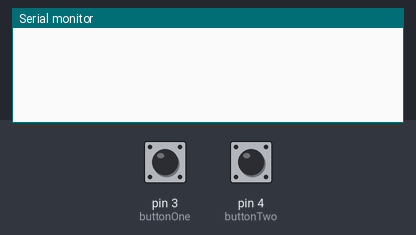
A sketch run on a simulated Arduino Uno, built with avr-gcc and run on an emulated ATmega328P. Shown: the last lines printed to the serial monitor. The test bench sets the inputs (shaded band); at power-on: pin 3 (buttonOne) LOW, pin 4 (buttonTwo) LOW.

Above: at 1.2 s.
1.3 s: pin 3 (buttonOne) pulled HIGH for 0.15 s
At 2.0 s:
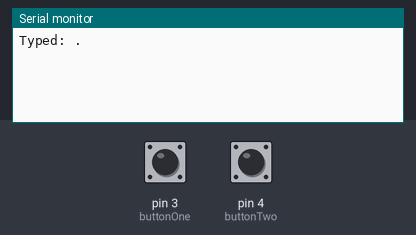
2.9 s: pin 4 (buttonTwo) pulled HIGH for 0.15 s
At 3.6 s:
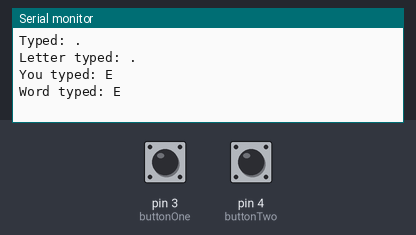
4.5 s: pin 4 (buttonTwo) pulled HIGH for 1 s
At 6.0 s:
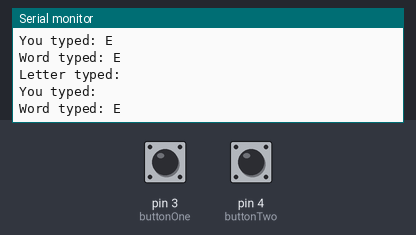
7.0 s: pin 3 (buttonOne) pulled HIGH for 1 s
At 8.2 s:
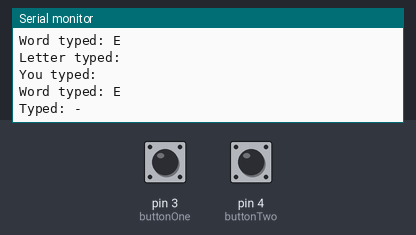
9.5 s: pin 4 (buttonTwo) pulled HIGH for 0.15 s
At 9.9 s:
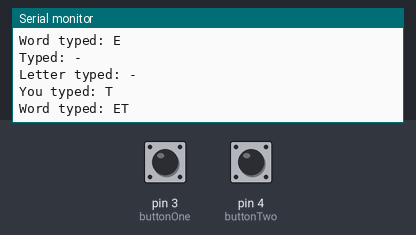

Measured:
- after the input at 1.3 s, the serial monitor: prints a new line after 0.15 s (image 1)
- after the input at 2.9 s, the serial monitor: prints a new line at once (image 2)
- after the input at 4.5 s, the serial monitor: prints a new line at once (image 3)
- after the input at 7.0 s, the serial monitor: prints a new line after 0.30 s (image 4)
- after the input at 9.5 s, the serial monitor: prints a new line at once (image 5)

The sketch:

MorseCodeDecoderSwitch.ino
```cpp
//dots are 100ms long
int dotLength = 100;

//dashes are 3000ms long
int dashLength = 300;

int buttonOne = 3;
int buttonTwo = 4;

boolean buttonTwoDown = false;

long buttonTimer = 0; //to time how long the button was pressed.

boolean buttonActive = false;
boolean longPressActive = false;

//string to hold what is currently being typed
String currentTyping;

//string to hold letter typed
String letterTyped;

//word typed
String wordTyped = "";

//ASCII letter
String asciiLetter;

void setup() {
  // put your setup code here, to run once:
    pinMode(buttonOne, INPUT);
    Serial.begin(9600);
}

void loop() {
  // put your main code here, to run repeatedly:
  if (digitalRead(buttonOne) == HIGH) {
    if (buttonActive == false) {
      buttonActive = true;
      buttonTimer = millis();
    }

    if ((millis() - buttonTimer > dashLength) && (longPressActive == false)) {
      longPressActive = true;

      currentTyping += ("-");
      Serial.println("Typed: " +currentTyping);
    }

  } else {
    if (buttonActive == true) {
      if (longPressActive == true) {
        longPressActive = false;
      } else {

        currentTyping += (".");
        Serial.println("Typed: " +currentTyping);
      }
      buttonActive = false;
    }
  }
  if(digitalRead(buttonTwo) == HIGH){
    if (buttonTwoDown == false){
      buttonTwoDown = true;
      letterTyped = currentTyping;
      currentTyping = "";
      Serial.println("Letter typed: " + letterTyped);

      if(letterTyped == ".-"){
        asciiLetter = "A";
      }else if(letterTyped == "-..."){
        asciiLetter = "B";
      }else if(letterTyped == "-.-."){
        asciiLetter = "C";
      }else if(letterTyped == "-.."){
        asciiLetter = "D";
      }else if(letterTyped == "."){
        asciiLetter = "E";
      }else if(letterTyped == "..-."){
        asciiLetter = "F";
      }else if(letterTyped == "--."){
        asciiLetter = "G";
      }else if(letterTyped == "...."){
        asciiLetter = "H";
      }else if(letterTyped == ".."){
        asciiLetter = "I";
      }else if(letterTyped == ".---"){
        asciiLetter = "J";
      }else if(letterTyped == "-.-"){
        asciiLetter = "K";
      }else if(letterTyped == ".-.."){
        asciiLetter = "L";
      }else if(letterTyped == "--"){
        asciiLetter = "M";
      }else if(letterTyped == "-."){
        asciiLetter = "N";
      }else if(letterTyped == "---"){
        asciiLetter = "O";
      }else if(letterTyped == ".--."){
        asciiLetter = "P";
      }else if(letterTyped == "--.-"){
        asciiLetter = "Q";
      }else if(letterTyped == ".-."){
        asciiLetter = "R";
      }else if(letterTyped == "..."){
        asciiLetter = "S";
      }else if(letterTyped == "-"){
        asciiLetter = "T";
      }else if(letterTyped == "..-"){
        asciiLetter = "U";
      }else if(letterTyped == "...-"){
        asciiLetter = "V";
      }else if(letterTyped == ".--"){
        asciiLetter = "W";
      }else if(letterTyped == "-..-"){
        asciiLetter = "X";
      }else if(letterTyped == "-.--"){
        asciiLetter = "Y";
      }else if(letterTyped == "--.."){
        asciiLetter = "Z";
      }else if(letterTyped == "......"){
        asciiLetter = " ";
      }else{
        asciiLetter = "";
      }
      Serial.println("You typed: " + asciiLetter);
      wordTyped += asciiLetter;
      Serial.println("Word typed: " + wordTyped);
      asciiLetter = "";
      letterTyped = "";
    }
  }
  if(digitalRead(buttonTwo) == LOW){
    buttonTwoDown = false;
  }
}
```
